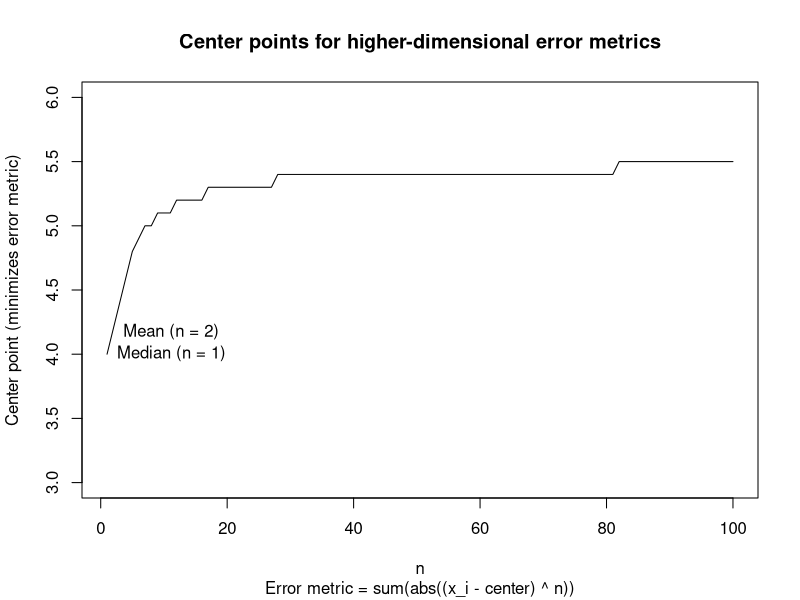

The R script that drew this image:
set.seed(23423)

x <- seq(3, 6, 0.1)
y <- rpois(100, 4)

n.error <- function(n){
  sapply(x, function(i) { sum(abs( (y-i)^n )) })
}

center <- function(n) {
  e <- n.error(n)
  x[order(e)[1]]
}

d <- data.frame(
  n = 1:100
)
d$center = sapply(d$n, center)

plot(center ~ n, data = d, type = 'l', ylim = range(x),
  main = 'Center points for higher-dimensional error metrics',
  xlab = 'n', ylab = 'Center point (minimizes error metric)',
  sub = 'Error metric = sum(abs((x_i - center) ^ n))')
text(x = 1, y = median(y), labels = 'Median (n = 1)', pos = 4)
text(x = 2, y = mean(y), labels = 'Mean (n = 2)', pos = 4)
